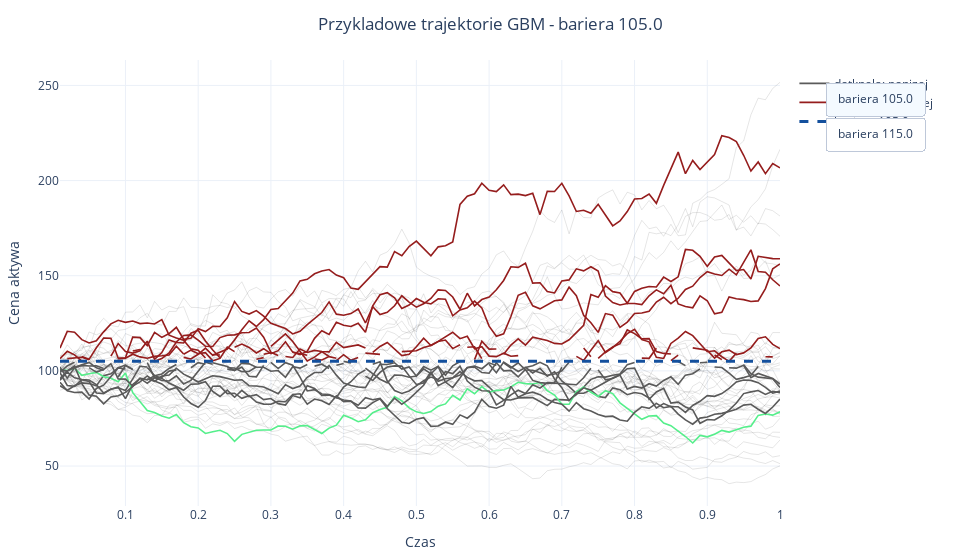

Source (notebook cell):
### Markdown cell above
# Podgląd przykładowych trajektorii GBM
Kilka losowych ścieżek używanych w symulacjach opcji.

### Code cell
import sys
from pathlib import Path

ROOT = Path.cwd().resolve().parent
if str(ROOT) not in sys.path:
    sys.path.insert(0, str(ROOT))

from scripts.trajectories_plot import build_gbm_trajectories_figure

fig = build_gbm_trajectories_figure()
fig.show()
